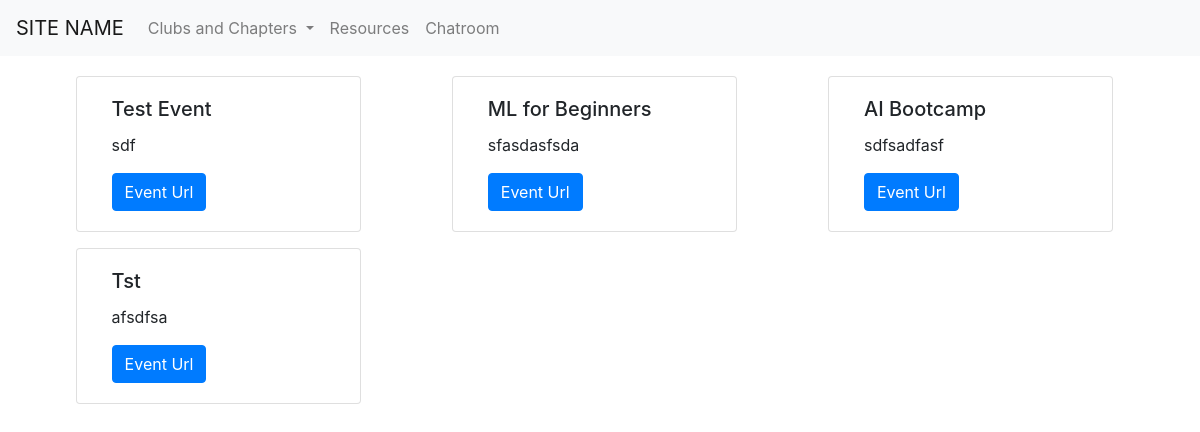
Page /clubs/events/ on the committed database.
### clubs/models.py (models this page shows, shortened)
class ClubEvent(models.Model):
    club_name       = models.ForeignKey(ClubAccount, on_delete=models.CASCADE, null=True)
    event_name      = models.CharField(max_length=100 ,default='', null=False, primary_key=True)
    event_desc      = models.TextField(default='', max_length=1000, null=True)
    event_poster    = models.ImageField(upload_to=path_and_rename_events, default='', null=True, storage=gd_storage)
    poster_url      = models.URLField(default='', null=True, blank=True)
    event_url       = models.URLField(default='', null=True)

### clubs/views.py (the view)
# urls.py: path('events/', views.events, name='events')
def events(request):
    instance = ClubEvent.objects.all()
    param = {'objects': instance}
    return render(request, 'clubs/events.html',param)

### clubs/templates/clubs/events.html (shortened to what this page needs)
<!doctype html>
<html lang="en">
<head>
    <link rel="stylesheet" href="https://stackpath.bootstrapcdn.com/bootstrap/4.5.0/css/bootstrap.min.css"
>
</head>
<body>
    <nav class="navbar navbar-expand-lg navbar-light bg-light sticky-top">
        <a class=" navbar-brand" href="/">SITE NAME</a>
        <div class="collapse navbar-collapse" id="navbarSupportedContent">
            <ul class="navbar-nav mr-auto">
                <li class="nav-item dropdown">
                    <a class="nav-link dropdown-toggle" href="#" id="navbarDropdown" role="button"
                        data-toggle="dropdown" aria-haspopup="true" aria-expanded="false">
                        Clubs and Chapters
                    </a>
                </li>
                <li class="nav-item">
                    <a class="nav-link" href="/resources/">Resources</a>
                </li>
                <li class="nav-item">
                    <a class="nav-link" href="/chatroom/">Chatroom</a>
                </li>
            </ul>
        </div>
    </nav>
    <div class="container box">
        <div class='row mt-3'>
            {% for i in objects %}
            <div class="card col-sm-3 even" style="width: 18rem;">
                <div class="card-body">
                  <h5 class="card-title">{{i.event_name}}</h5>
                  <p class="card-text">{{i.event_desc}}</p>
                  <a href="{{i.event_url}}" class="btn btn-primary">Event Url</a>
                </div>
              </div>
              {% if forloop.counter|divisibleby:3 %}
              </div>
              <div class='row mt-3'>
                {% endif %}
            {% endfor %}
            </div>
    </div>
</body>
</html>

### clubs/templates/clubs/events.html (style rules this page uses)
.collapse { transition-delay: 1s; }
.box { margin:20px auto 10px auto; }
.even { margin: 0 4% 0 4%; }

### rows in the picture
ClubEvent: event_name "Test Event", event_desc "sdf"
ClubEvent: event_name "ML for Beginners", event_desc "sfasdasfsda"
ClubEvent: event_name "AI Bootcamp", event_desc "sdfsadfasf"
ClubEvent: event_name "Tst", event_desc "afsdfsa"
